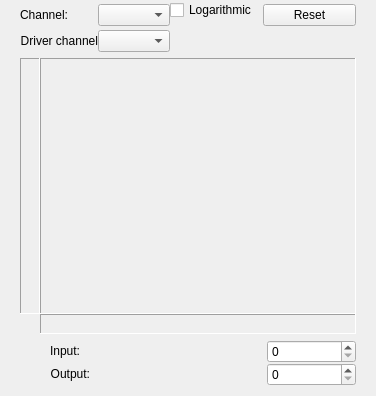
<?xml version="1.0" encoding="utf-8"?>
<ui version="4.0">
 <author>
    SPDX-FileCopyrightText: none
    SPDX-License-Identifier: GPL-3.0-or-later
  </author>
 <class>WdgPerChannel</class>
 <widget class="QWidget" name="WdgPerChannel">
  <property name="geometry">
   <rect>
    <x>0</x>
    <y>0</y>
    <width>376</width>
    <height>384</height>
   </rect>
  </property>
  <property name="sizePolicy">
   <sizepolicy hsizetype="Preferred" vsizetype="Preferred">
    <horstretch>0</horstretch>
    <verstretch>0</verstretch>
   </sizepolicy>
  </property>
  <property name="windowTitle">
   <string>BrightnessCon</string>
  </property>
  <layout class="QGridLayout" name="gridLayout_2">
   <property name="leftMargin">
    <number>0</number>
   </property>
   <property name="topMargin">
    <number>0</number>
   </property>
   <property name="rightMargin">
    <number>0</number>
   </property>
   <property name="bottomMargin">
    <number>0</number>
   </property>
   <property name="horizontalSpacing">
    <number>0</number>
   </property>
   <property name="verticalSpacing">
    <number>6</number>
   </property>
   <item colspan="2" column="1" row="3">
    <layout class="QGridLayout" columnstretch="1,2,1" name="gridLayout">
     <property name="sizeConstraint">
      <enum>QLayout::SetFixedSize</enum>
     </property>
     <item column="0" row="0">
      <widget class="QLabel" name="labelIn">
       <property name="sizePolicy">
        <sizepolicy hsizetype="Fixed" vsizetype="Fixed">
         <horstretch>0</horstretch>
         <verstretch>0</verstretch>
        </sizepolicy>
       </property>
       <property name="minimumSize">
        <size>
         <width>0</width>
         <height>0</height>
        </size>
       </property>
       <property name="maximumSize">
        <size>
         <width>16777215</width>
         <height>16777215</height>
        </size>
       </property>
       <property name="text">
        <string>         Input:</string>
       </property>
       <property name="alignment">
        <set>Qt::AlignRight|Qt::AlignTrailing|Qt::AlignVCenter</set>
       </property>
      </widget>
     </item>
     <item column="2" row="2">
      <widget class="KisIntParseSpinBox" name="intOut">
       <property name="sizePolicy">
        <sizepolicy hsizetype="Preferred" vsizetype="Fixed">
         <horstretch>0</horstretch>
         <verstretch>0</verstretch>
        </sizepolicy>
       </property>
      </widget>
     </item>
     <item column="0" row="2">
      <widget class="QLabel" name="labelOut">
       <property name="sizePolicy">
        <sizepolicy hsizetype="Fixed" vsizetype="Fixed">
         <horstretch>0</horstretch>
         <verstretch>0</verstretch>
        </sizepolicy>
       </property>
       <property name="text">
        <string>         Output:</string>
       </property>
       <property name="alignment">
        <set>Qt::AlignRight|Qt::AlignTrailing|Qt::AlignVCenter</set>
       </property>
      </widget>
     </item>
     <item column="2" row="0">
      <widget class="KisIntParseSpinBox" name="intIn">
       <property name="sizePolicy">
        <sizepolicy hsizetype="Preferred" vsizetype="Fixed">
         <horstretch>0</horstretch>
         <verstretch>0</verstretch>
        </sizepolicy>
       </property>
      </widget>
     </item>
     <item column="1" row="0">
      <spacer name="horizontalSpacer_2">
       <property name="sizePolicy">
        <sizepolicy hsizetype="Expanding" vsizetype="Minimum">
         <horstretch>0</horstretch>
         <verstretch>0</verstretch>
        </sizepolicy>
       </property>
       <property name="orientation">
        <enum>Qt::Horizontal</enum>
       </property>
       <property name="sizeType">
        <enum>QSizePolicy::Expanding</enum>
       </property>
       <property name="sizeHint" stdset="0">
        <size>
         <width>20</width>
         <height>20</height>
        </size>
       </property>
      </spacer>
     </item>
    </layout>
   </item>
   <item colspan="2" column="1" row="4">
    <spacer name="verticalSpacer">
     <property name="orientation">
      <enum>Qt::Vertical</enum>
     </property>
     <property name="sizeType">
      <enum>QSizePolicy::Fixed</enum>
     </property>
     <property name="sizeHint" stdset="0">
      <size>
       <width>10</width>
       <height>10</height>
      </size>
     </property>
    </spacer>
   </item>
   <item column="0" row="1">
    <spacer name="horizontalSpacer">
     <property name="orientation">
      <enum>Qt::Horizontal</enum>
     </property>
     <property name="sizeType">
      <enum>QSizePolicy::Fixed</enum>
     </property>
     <property name="sizeHint" stdset="0">
      <size>
       <width>20</width>
       <height>20</height>
      </size>
     </property>
    </spacer>
   </item>
   <item column="3" row="1">
    <spacer name="horizontalSpacer_3">
     <property name="orientation">
      <enum>Qt::Horizontal</enum>
     </property>
     <property name="sizeType">
      <enum>QSizePolicy::Fixed</enum>
     </property>
     <property name="sizeHint" stdset="0">
      <size>
       <width>20</width>
       <height>20</height>
      </size>
     </property>
    </spacer>
   </item>
   <item colspan="2" column="1" row="1">
    <layout class="QGridLayout" columnstretch="0,0" name="grid2" rowstretch="0,0">
     <property name="sizeConstraint">
      <enum>QLayout::SetDefaultConstraint</enum>
     </property>
     <property name="spacing">
      <number>0</number>
     </property>
     <item column="1" row="0">
      <widget class="QFrame" name="frame3">
       <property name="sizePolicy">
        <sizepolicy hsizetype="Ignored" vsizetype="Ignored">
         <horstretch>0</horstretch>
         <verstretch>0</verstretch>
        </sizepolicy>
       </property>
       <property name="minimumSize">
        <size>
         <width>256</width>
         <height>256</height>
        </size>
       </property>
       <property name="maximumSize">
        <size>
         <width>16777215</width>
         <height>16777215</height>
        </size>
       </property>
       <property name="frameShape">
        <enum>QFrame::Panel</enum>
       </property>
       <property name="frameShadow">
        <enum>QFrame::Sunken</enum>
       </property>
       <layout class="QVBoxLayout">
        <property name="spacing">
         <number>0</number>
        </property>
        <property name="leftMargin">
         <number>0</number>
        </property>
        <property name="topMargin">
         <number>0</number>
        </property>
        <property name="rightMargin">
         <number>0</number>
        </property>
        <property name="bottomMargin">
         <number>0</number>
        </property>
        <item>
         <widget class="KisCurveWidget" name="curveWidget" native="true">
          <property name="sizePolicy">
           <sizepolicy hsizetype="MinimumExpanding" vsizetype="MinimumExpanding">
            <horstretch>1</horstretch>
            <verstretch>0</verstretch>
           </sizepolicy>
          </property>
          <property name="minimumSize">
           <size>
            <width>256</width>
            <height>256</height>
           </size>
          </property>
          <property name="maximumSize">
           <size>
            <width>16777215</width>
            <height>16777215</height>
           </size>
          </property>
         </widget>
        </item>
       </layout>
      </widget>
     </item>
     <item column="1" row="1">
      <widget class="QLabel" name="hgradient">
       <property name="sizePolicy">
        <sizepolicy hsizetype="Ignored" vsizetype="Fixed">
         <horstretch>1</horstretch>
         <verstretch>0</verstretch>
        </sizepolicy>
       </property>
       <property name="minimumSize">
        <size>
         <width>256</width>
         <height>20</height>
        </size>
       </property>
       <property name="maximumSize">
        <size>
         <width>16777215</width>
         <height>20</height>
        </size>
       </property>
       <property name="frameShape">
        <enum>QFrame::Panel</enum>
       </property>
       <property name="frameShadow">
        <enum>QFrame::Sunken</enum>
       </property>
       <property name="scaledContents">
        <bool>true</bool>
       </property>
      </widget>
     </item>
     <item column="0" row="0">
      <widget class="QLabel" name="vgradient">
       <property name="sizePolicy">
        <sizepolicy hsizetype="Fixed" vsizetype="Ignored">
         <horstretch>0</horstretch>
         <verstretch>0</verstretch>
        </sizepolicy>
       </property>
       <property name="minimumSize">
        <size>
         <width>20</width>
         <height>256</height>
        </size>
       </property>
       <property name="maximumSize">
        <size>
         <width>20</width>
         <height>16777215</height>
        </size>
       </property>
       <property name="frameShape">
        <enum>QFrame::Panel</enum>
       </property>
       <property name="frameShadow">
        <enum>QFrame::Sunken</enum>
       </property>
       <property name="scaledContents">
        <bool>true</bool>
       </property>
      </widget>
     </item>
    </layout>
   </item>
   <item colspan="2" column="1" row="0">
    <layout class="QGridLayout" name="gridLayout_3">
     <item column="2" row="0">
      <widget class="QCheckBox" name="chkLogarithmic">
       <property name="text">
        <string>Logarithmic</string>
       </property>
      </widget>
     </item>
     <item column="1" row="0" rowspan="2">
      <widget class="QComboBox" name="cmbChannel"/>
     </item>
     <item column="3" row="0" rowspan="2">
      <widget class="QPushButton" name="resetButton">
       <property name="sizePolicy">
        <sizepolicy hsizetype="MinimumExpanding" vsizetype="Fixed">
         <horstretch>0</horstretch>
         <verstretch>0</verstretch>
        </sizepolicy>
       </property>
       <property name="text">
        <string>Reset</string>
       </property>
      </widget>
     </item>
     <item column="0" row="0" rowspan="2">
      <widget class="QLabel" name="textLabel1">
       <property name="sizePolicy">
        <sizepolicy hsizetype="Maximum" vsizetype="Fixed">
         <horstretch>0</horstretch>
         <verstretch>0</verstretch>
        </sizepolicy>
       </property>
       <property name="text">
        <string comment="Channel as in Color Channels">Channel:</string>
       </property>
       <property name="alignment">
        <set>Qt::AlignRight|Qt::AlignTrailing|Qt::AlignVCenter</set>
       </property>
      </widget>
     </item>
     <item column="2" row="1">
      <spacer name="horizontalSpacer_4">
       <property name="orientation">
        <enum>Qt::Horizontal</enum>
       </property>
       <property name="sizeHint" stdset="0">
        <size>
         <width>10</width>
         <height>10</height>
        </size>
       </property>
      </spacer>
     </item>
     <item column="1" row="2">
      <widget class="QComboBox" name="cmbDriverChannel"/>
     </item>
     <item column="0" row="2">
      <widget class="QLabel" name="lblDriverChannel">
       <property name="text">
        <string>Driver channel</string>
       </property>
       <property name="alignment">
        <set>Qt::AlignRight|Qt::AlignTrailing|Qt::AlignVCenter</set>
       </property>
      </widget>
     </item>
    </layout>
   </item>
  </layout>
 </widget>
 <customwidgets>
  <customwidget>
   <class>KisIntParseSpinBox</class>
   <extends>QSpinBox</extends>
   <header>kis_int_parse_spin_box.h</header>
  </customwidget>
  <customwidget>
   <class>KisCurveWidget</class>
   <extends/>
   <header>widgets/kis_curve_widget.h</header>
  </customwidget>
 </customwidgets>
 <tabstops>
  <tabstop>cmbChannel</tabstop>
  <tabstop>intIn</tabstop>
  <tabstop>intOut</tabstop>
 </tabstops>
 <resources/>
 <connections/>
</ui>
